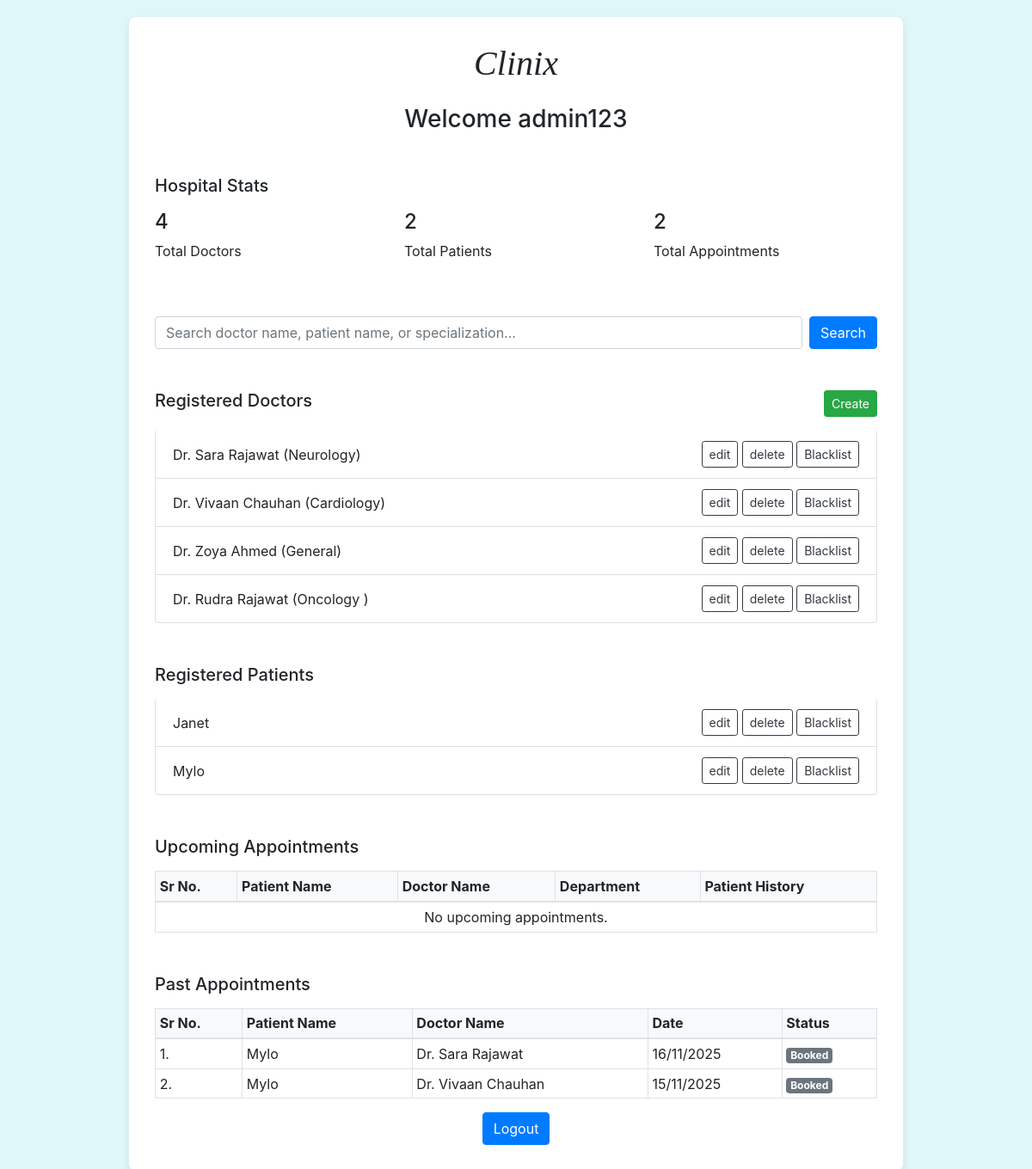
The page /admin on the database its author committed.
### backend/models.py (models this page shows, shortened)
class User(db.Model):
    __tablename__ = 'user'
    id = db.Column(db.Integer, primary_key=True)
    username = db.Column(db.String(80), unique=True, nullable=False)
    email = db.Column(db.String(120), unique=True, nullable=False)
    password_hash = db.Column(db.String(128), nullable=False)
    role = db.Column(db.String(15), default='Patient', nullable=False)
    is_active = db.Column(db.Boolean, nullable=False, default=True)
    doctor = db.relationship('Doctor', backref='user', uselist=False)
    patient = db.relationship('Patient', backref='user', uselist=False)

class Doctor(db.Model):
    __tablename__ = 'doctor'  # The table name is also simplified
    id = db.Column(db.Integer, primary_key=True)
    user_id = db.Column(db.Integer, db.ForeignKey('user.id'), unique=True)
    full_name = db.Column(db.String(100), nullable=False)
    qualification = db.Column(db.String(100))
    experience_years = db.Column(db.Integer)
    dept_id = db.Column(db.Integer, db.ForeignKey('department.id'))
    appointments = db.relationship('Appointment', backref='doctor_details', lazy='dynamic')
    availability_slots = db.relationship('DoctorAvailability', backref='doctor_details', lazy='dynamic')

class Department(db.Model):
    __tablename__ = 'department'
    id = db.Column(db.Integer, primary_key=True)
    name = db.Column(db.String(100), unique=True, nullable=False)
    description = db.Column(db.Text)
    doctors_registered = db.relationship('Doctor', backref='department', lazy='dynamic')

class Patient(db.Model):
    __tablename__ = 'patient'  # The table name is also simplified
    id = db.Column(db.Integer, primary_key=True)
    user_id = db.Column(db.Integer, db.ForeignKey('user.id'), unique=True)
    full_name = db.Column(db.String(100), nullable=False)
    appointments = db.relationship('Appointment', backref='patient_details', lazy='dynamic')

class Appointment(db.Model):
    __tablename__ = 'appointment'
    id = db.Column(db.Integer, primary_key=True)
    patient_id = db.Column(db.Integer, db.ForeignKey('patient.id'), nullable=False)
    doctor_id = db.Column(db.Integer, db.ForeignKey('doctor.id'), nullable=False)
    date = db.Column(db.Date, nullable=False)
    time = db.Column(db.Time, nullable=False)
    status = db.Column(db.String(20), default='Booked', nullable=False)
    treatment = db.relationship('Treatment', backref='appointment', uselist=False)

### backend/controllers.py (the view)
@app.route("/admin", methods=["GET"])     #to read data and fetch info
def admin_dashboard():
    all_doctors = Doctor.query.join(User).all()  #doc, patient and user table which are connected by user_id
    all_patients = Patient.query.join(User).all()
    admin_user = User.query.filter_by(role='Admin').first()
    total_doctors = Doctor.query.count() #stats on admin dashboard
    total_patients = Patient.query.count()
    total_appointments = Appointment.query.count()
    upcoming_appointments = Appointment.query.filter(    #check date on which doc is available
        Appointment.status == 'Booked',
        Appointment.date >= date.today()  #checks upcoming appointments from todays date
    ).order_by(Appointment.date, Appointment.time).all()
    past_appointments = Appointment.query.filter(         #past appointments
        or_(
            Appointment.status == 'Completed',      #completed appointments
            and_(Appointment.status == 'Booked', Appointment.date < date.today())    #appointmnets that were missed(booked but missed)
        )
    ).order_by(Appointment.date.desc(), Appointment.time.desc()).all()   #newest first
    return render_template(
        "admin.html",
        all_doctors=all_doctors,   #render template to create new/edit template with given info using jinja
        all_patients=all_patients,
        this_user=admin_user,
        upcoming_appointments=upcoming_appointments,
        past_appointments=past_appointments,
        total_doctors=total_doctors,
        total_patients=total_patients,
        total_appointments=total_appointments
    )

### templates/admin.html (shortened to what this page needs)
<!DOCTYPE html>
<html lang="en">
<head>
    <link rel="stylesheet" href="/static/styles/main.css">
    <link rel="stylesheet" href="https://cdn.jsdelivr.net/npm/bootstrap@4.0.0/dist/css/bootstrap.min.css" xintegrity="sha384-Gn5384xqQ1aoWXA+058RXPxPg6fy4IWvTNh0E263XmFcJlSAwiGgFAW/dAiS6JXm">
</head>
<body>
    <div class="main-card">
        <h1 class="text-center mb-4 app-title">Clinix</h1>
        <h3 class="text-center mb-5">Welcome {{this_user.username}} </h3>
        <div class="mb-5">
            <h5 class="mb-3">Hospital Stats</h5>
            <div class="row">
                <div class="col-md-4">
                    <div class="stat-card">
                        <h4>{{ total_doctors }}</h4>
                        <p>Total Doctors</p>
                    </div>
                </div>
                <div class="col-md-4">
                    <div class="stat-card">
                        <h4>{{ total_patients }}</h4>
                        <p>Total Patients</p>
                    </div>
                </div>
                <div class="col-md-4">
                    <div class="stat-card">
                        <h4>{{ total_appointments }}</h4>
                        <p>Total Appointments</p>
                    </div>
                </div>
            </div>
        </div>
        <form action="{{ url_for('admin_search') }}" method="GET" class="mb-5">
            <div class="d-flex align-items-center">
                <input type="text" name="query" class="form-control admin-search-input mr-2" placeholder="Search doctor name, patient name, or specialization..." value="{{ search_query if search_query else '' }}">
                <button class="btn btn-primary search-btn" type="submit">Search</button>
            </div>
        </form>
        <div class="mb-5">
            <div class="d-flex justify-content-between align-items.center mb-3">
                <h5 class="mb-0">Registered Doctors {% if search_query %} (Search Results for: "{{ search_query }}") {% endif %}</h5>
                <a href="{{ url_for('add_doctor') }}" class="btn btn-success btn-sm create-btn">Create</a>
            </div>
            <ul class="list-group">
                {% for doctor in all_doctors %}
                <li class="list-group-item d-flex justify-content-between align-items-center">
                    <span>
                        Dr. {{ doctor.full_name }} ({{ doctor.department.name if doctor.department else 'N/A' }})
                    </span>
                    <div class="item-actions">
                        <a href="{{ url_for('edit_doctor', doc_id=doctor.id) }}" class="btn btn-outline-dark btn-sm action-btn edit-btn">edit</a>
                        <form action="{{ url_for('delete_doctor', doc_id=doctor.id) }}" method="POST" style="display:inline;" onsubmit="return confirm('Are you sure you want to delete Dr. {{ doctor.full_name }}? This action is irreversible.');">
                            <button type="submit" class="btn btn-outline-dark btn-sm action-btn delete-btn">delete</button>
                        </form>
                        <form action="{{ url_for('toggle_blacklist_doctor', doc_id=doctor.id) }}" method="POST" style="display:inline;">
                            {% if doctor.user.is_active %}
                                <button type="submit" class="btn btn-outline-dark btn-sm action-btn">Blacklist</button>
                            {% else %}
                                <button type="submit" class="btn btn-outline-success btn-sm action-btn">Un-blacklist</button>
                            {% endif %}
                        </form>
                    </div>
                </li>
                {% else %}
                <li class="list-group-item text-center text-muted">No doctors found.</li>
                {% endfor %}
            </ul>
        </div>
        <div class="mb-5">
            <div class="d-flex justify-content-between align-items-center mb-3">
                <h5 class="mb-0">Registered Patients {% if search_query %} (Search Results for: "{{ search_query }}") {% endif %}</h5>
            </div>
            <ul class="list-group">
                {% for patient in all_patients %}
                <li class="list-group-item d-flex justify-content-between align-items-center">
                    <span>
                        {{ patient.full_name }}
                    </span>
                    <div class="item-actions">
                         <a href="{{ url_for('admin_edit_patient', patient_id=patient.id) }}" class="btn btn-outline-dark btn-sm action-btn edit-btn">edit</a>
                         <form action="{{ url_for('delete_patient', patient_id=patient.id) }}" method="POST" style="display:inline;" onsubmit="return confirm('Are you sure you want to delete {{ patient.full_name }}?');">
                            <button type="submit" class="btn btn-outline-dark btn-sm action-btn delete-btn">delete</button>
                        </form>
                        <form action="{{ url_for('toggle_blacklist_patient', patient_id=patient.id) }}" method="POST" style="display:inline;">
                            {% if patient.user.is_active %}
                                <button type="submit" class="btn btn-outline-dark btn-sm action-btn">Blacklist</button>
                            {% else %}
                                <button type="submit" class="btn btn-outline-success btn-sm action-btn">Un-blacklist</button>
                            {% endif %}
                        </form>
                    </div>
                </li>
                {% else %}
                <li class="list-group-item text-center text-muted">No patients found.</li>
                {% endfor %}
            </ul>
        </div>
        <div class="mb-5">
            <h5 class="mb-3">Upcoming Appointments</h5>
            <table class="table table-bordered table-sm appointment-table">
                <thead>
                    <tr class="bg-light">
                        <th>Sr No.</th>
                        <th>Patient Name</th>
                        <th>Doctor Name</th>
                        <th>Department</th>
                        <th>Patient History</th>
                    </tr>
                </thead>
                <tbody>
                    {% for appt in upcoming_appointments %}
                    <tr>
                        <td>{{ loop.index }}.</td>
                        <td>{{ appt.patient_details.full_name }}</td>
                        <td>Dr. {{ appt.doctor_details.full_name }}</td>
                        <td>{{ appt.doctor_details.department.name if appt.doctor_details.department else 'N/A' }}</td>
                        <td>
                            <a href="{{ url_for('patient_history', user_id=appt.patient_details.user_id, ref='admin') }}" class="btn btn-info btn-sm view-btn" target="_blank">view</a>
                        </td>
                    </tr>
                    {% else %}
                    <tr>
                        <td colspan="5" class="text-center">No upcoming appointments.</td>
                    </tr>
                    {% endfor %}
                </tbody>
            </table>
        </div>
        <div class="mb-2">
            <h5 class="mb-3">Past Appointments</h5>
            <table class="table table-bordered table-sm appointment-table">
                <thead>
                    <tr class="bg-light">
                        <th>Sr No.</th>
                        <th>Patient Name</th>
                        <th>Doctor Name</th>
                        <th>Date</th>
                        <th>Status</th>
                    </tr>
                </thead>
                <tbody>
                    {% for appt in past_appointments %}
                    <tr>
                        <td>{{ loop.index }}.</td>
                        <td>{{ appt.patient_details.full_name }}</td>
                        <td>Dr. {{ appt.doctor_details.full_name }}</td>
                        <td>{{ appt.date.strftime('%d/%m/%Y') }}</td>
                        <td>
                            {% if appt.status == 'Completed' %}
                                <span class="badge badge-success">{{ appt.status }}</span>
                            {% elif appt.status == 'Cancelled' %}
                                <span class="badge badge-danger">{{ appt.status }}</span>
                            {% else %}
                                <span class="badge badge-secondary">{{ appt.status }}</span>
                            {% endif %}
                        </td>
                    </tr>
                    {% else %}
                    <tr>
                        <td colspan="5" class="text-center">No past appointments found.</td>
                    </tr>
                    {% endfor %}
                </tbody>
            </table>
        </div>
        <div class="text-center mt-3">
            <a href="{{ url_for('login') }}" type="submit" class="btn btn-primary">Logout </a>
        </div>
    </div>
</body>
</html>

### static/styles/main.css (style rules this page uses)
body { background-color: #e0f7fa !important; padding-top: 20px; padding-bottom: 20px; }
.main-card { max-width: 900px; margin: 0 auto; background-color: white; padding: 30px; border-radius: 8px; box-shadow: 0 4px 8px rgba(0,0,0,0.1); }
.app-title { font-family: serif; font-style: italic; }
.list-group-item { border-left: none; border-right: none; }
.list-group-item:first-child { border-top: none; }
.list-group-item:last-child { border-bottom: 1px solid rgba(0,0,0,.125); }

### rows shown on the page
User: username "admin123"
Doctor: full_name "Sara Rajawat", department "Neurology"
Doctor: full_name "Vivaan Chauhan", department "Cardiology"
Doctor: full_name "Zoya Ahmed", department "General"
Doctor: full_name "Rudra Rajawat", department "Oncology"
Patient: full_name "Janet"
Patient: full_name "Mylo"
Appointment: patient_details.full_name "Mylo", doctor_details.full_name "Sara Rajawat", date "16/11/2025", status "Booked"
Appointment: patient_details.full_name "Mylo", doctor_details.full_name "Vivaan Chauhan", date "15/11/2025", status "Booked"

### other values the page prints
{{ total_doctors }} "4"
{{ total_patients }} "2"
{{ total_appointments }} "2"
